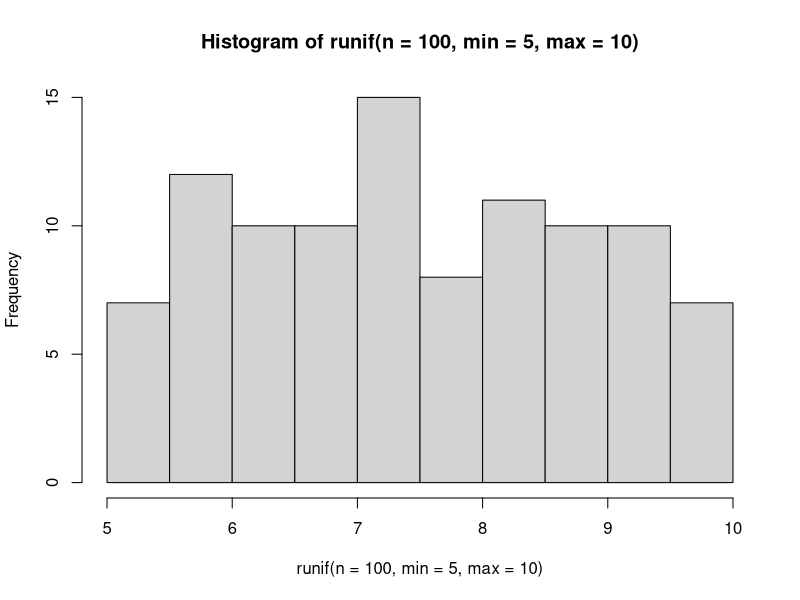
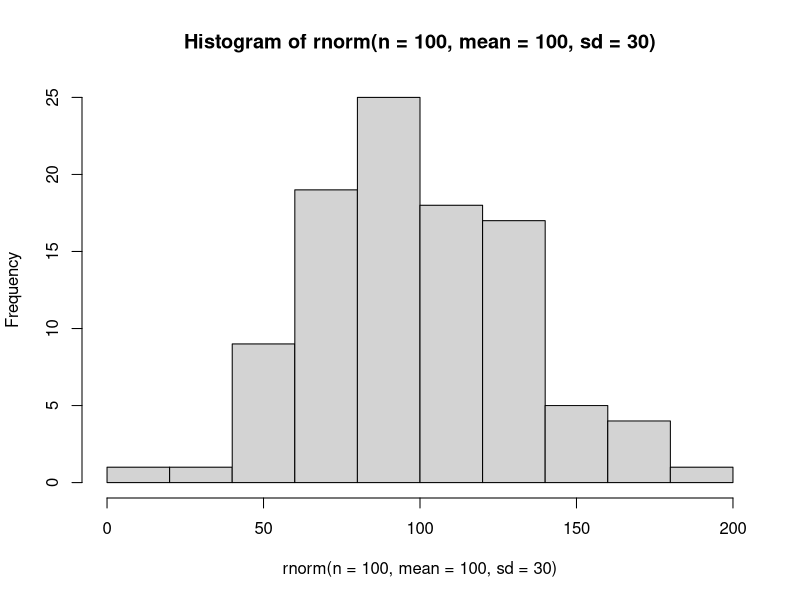
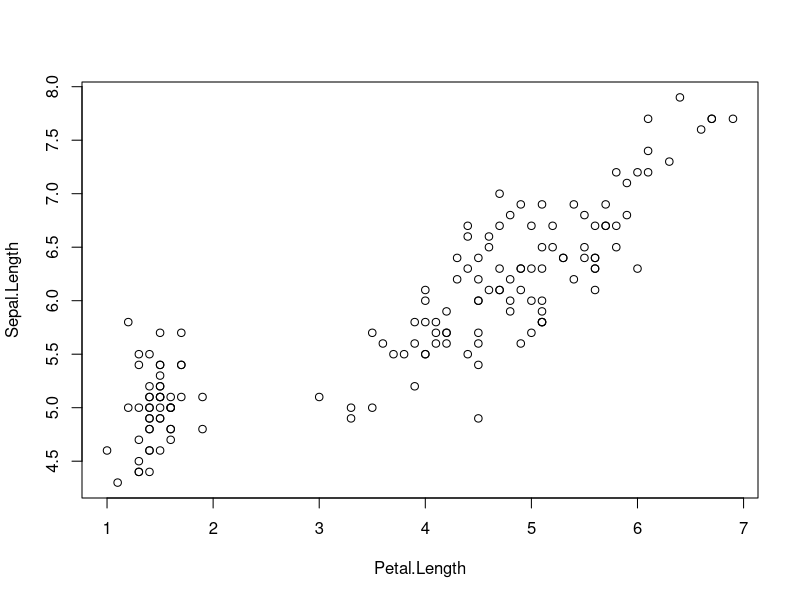

The R script that drew these images, in order:
#### Vectors (cont'd)
#### Properties

## Coercion

### All atomic vectors are of the same data type
### If you use c() to assemble different types, R coerces them
### logical -> integer -> double -> character

a <- c(2, 2.2)
a #coerces to double

b <- c("purple", "green")
typeof(b)

d <- c(a, b)
d

### comparison operators yield a logical result

a <- runif(10)
print(a)

a > 0.5 # conditional statement

### How many elements in the vector are > 0.5
sum(a > 0.5)
mean(a > 0.5) # what proportion of vectors are greater than 0.5

#### Vectorization
## add a constant to a vector

z <- c(10, 20, 30)
z + 1

## what happens when vectors are added together?
y <- c(1, 2, 3)

z + y # results in an "element by element" operation on the vector

z^2

## Recycling
# what if vector lengths are not equal?

z
x <- c(1, 2)
z + x # warning is issued but calculation is still made
# shorter vector is always recycled

#### Simulating data: runif and rnorm()

runif(n=5, min=5, max=10) #n sample size, min = minimum valye, max = maximum value

set.seed(123) # set.seed can be any number, sets random number generator (is reproducible)
runif(n = 5, min = 5, max = 10)

hist(runif(n = 100, min = 5, max  = 10))

## rnorm: random normal values with mean 0 and sd 1
randomNormalNumbers <-  rnorm(6)
mean(randomNormalNumbers) # hist function shows distribution

rnorm(n = 100, mean = 100, sd = 30)
hist(rnorm(n = 100, mean = 100, sd = 30))

##### Matrix data structure
### 2 dimensional (rows and columns)
### homogeneous data type

# matrix is an atomic vecrtor organized into rows and columsn

my_vec <- 1:12

m <- matrix(data = my_vec, ncol = 3)
m

m <- matrix(data = my_vec, ncol =3, byrow = T)
m

#### Lists
## are atomic vectors BUT each element can hold different data types (and different sizes)

myList <- list(1:100, matrix(1:8, nrow = 4, byrow = TRUE), letters[1:3], pi)
class(myList)
str(myList)

### subsetting lists using [] gives you a single item BUT not the elements
myList[4]
#myList[4] - 3 # single brackets gives you only elements in slot which is always type list

# to grab object itself, use [[]]
myList[[4]] # now we access contents

myList[[4]] - 3
myList[[2]][4,1] ## 2 dim subsetting -> first number is row index, second is column [4,1] gives 4th row, first column

myList[c(1,2)] # to obtain multiple compartments of list
c(myList[[1]], myList[[2]]) # to obtain multiple elements within list

### Name list items when they are created
myList2 <- list(Tester = FALSE, littleM = matrix(1:9, nrow = 3))
myList2$Tester # dollar sign accesses named elements

myList2$littleM[2,3] # extracts second row, third column of littleM

myList2$littleM[2,] # leave blank if you want all elements [2,] = second row, all columns

myList2$littleM[2] # gives second element

### unlist to stringeeverything to vector
unRolled <- unlist(myList2)
unRolled

data(iris)
head(iris)
plot(Sepal.Length ~ Petal.Length, data = iris)
model <- lm(Sepal.Length ~ Petal.Length, data = iris) # shows linear model not graph
results <- summary(model)
results$coefficients

# use [] to extract Petal.Length pvalue
results$coefficients[2,4]

# different way: use unlist
unlistedResults <- unlist(results)
unlistedResults$coefficients8

### Data frames
## (list of) equal-lengthed vectors, each of which is a column
varA <- 1:1
varB <- rep(c("Con", "LowN", "HighN"), each = 4)
varC <- runif(12)

dFrame <- data.frame(varA, varB, varC, stringsAsFactors = FALSE)
print(dFrame)

# add another row
newData <- list(varA = 13, varB = "HighN", varC = 0.668)

# use rbind()
dFrame <- rbind(dFrame, newData)

### why can't we use c?
newData2 <- c(14, "HighN", 0.668)
#coerces to character
dFrame <- rbind(dFrame, newData2) #all character data types now!

### add a column
newVar <- runif(14)

# use dim() to check rows and columns

# use cbind() function to add column
dFrame <- cbind(dFrame, newVar)
head(dFrame)

### Data frames vs Matrices
zMat <- matrix(data = 1:30, ncol = 3, byrow = TRUE)
zDframe <- as.data.frame(zMat)

zMat[3,3]
zDframe[3,3]

zMat[,3]
zDframe[,3]
zDframe$V3
zDframe["V3"]

zMat[3,]
zDframe[3,]

zMat[3]
zDframe[3] # different!! whole third column is given

##### Eliminating NAs
# complete.cases() function
zD <- c(NA, rnorm(10), NA, rnorm(3))
complete.cases(zD) # give logical output

# clean out NAs

zD[complete.cases(zD)]
which(!complete.cases(zD))
which(is.na(zD))

# use with matrix
m <-  matrix(1:20, nrow = 5)
m[1,1] <-  NA
m[5,4] <- NA
complete.cases(m) # gives T/F as to whether whole row is 'complete' (no NAs)
m[complete.cases(m),]

## get complete cases for only certain rows
m[complete.cases(m[,c(1:2)]),]




